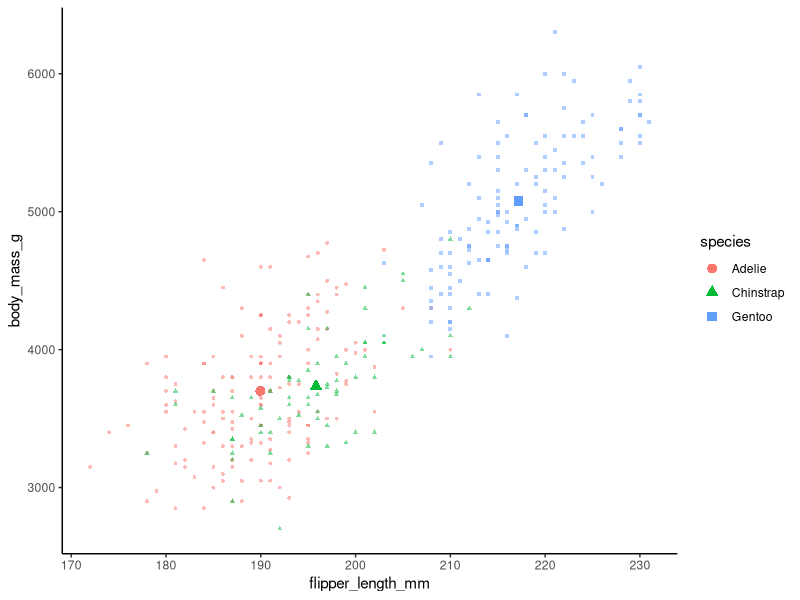

The R source for this figure:
## ---- chunk 1
library(palmerpenguins)

head(penguins)
## ---- chunk 2
# load packages
library(palmerpenguins)
library(dplyr)
library(ggplot2)
## ---- chunk 3
# import data
data_import <- penguins
## ---- chunk 4
# transform data
data_plot <- data_import |>
  mutate(.by = species,
         flipper_length_mm.mean = mean(flipper_length_mm, na.rm = TRUE),
         body_mass_g.mean = mean(body_mass_g, na.rm = TRUE))
## ---- chunk 5
# visualize data
ggplot(data_plot, aes(x = flipper_length_mm, y = body_mass_g,
                      color = species, shape = species)) +
  geom_point(size = 1, alpha = .5) +
  geom_point(aes(x = flipper_length_mm.mean, y = body_mass_g.mean, 
                 color = species), size = 3) +
  theme_classic()
## ---- chunk 6
# statistical analysis
cor.test(data_import$body_mass_g, data_import$flipper_length_mm)
